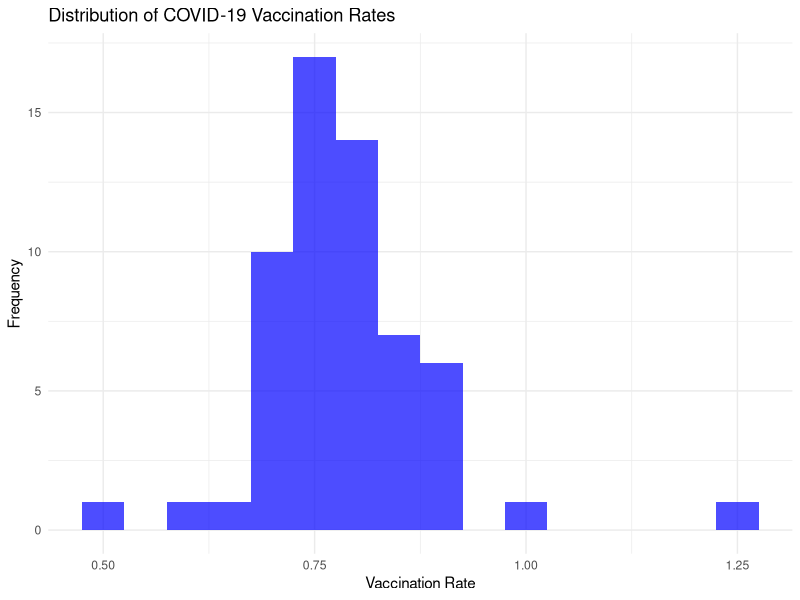
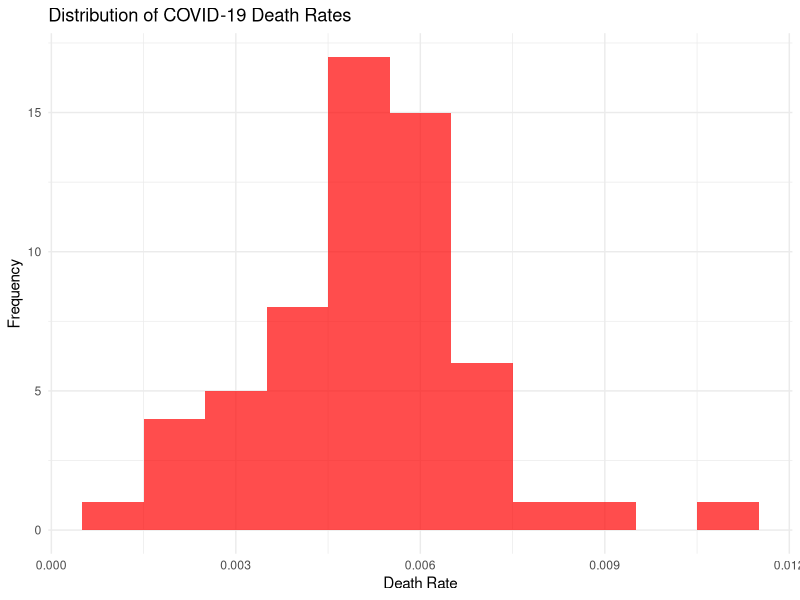
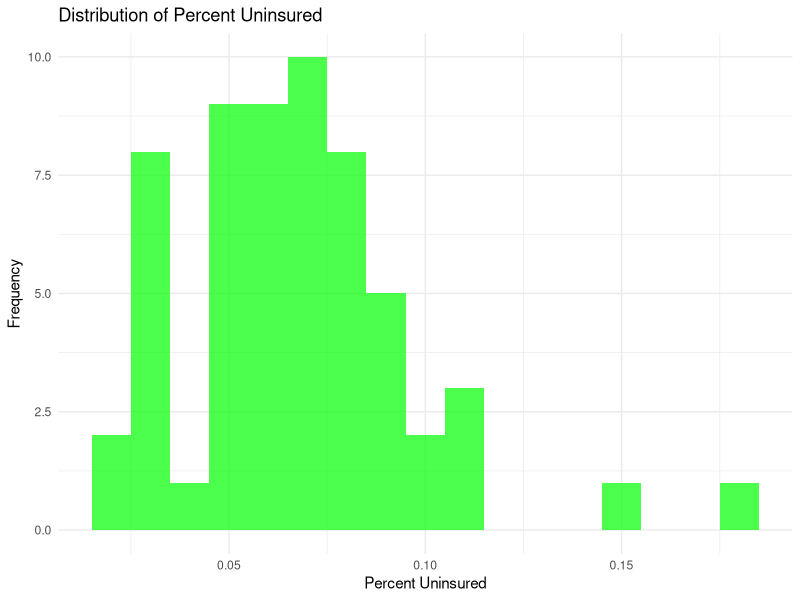
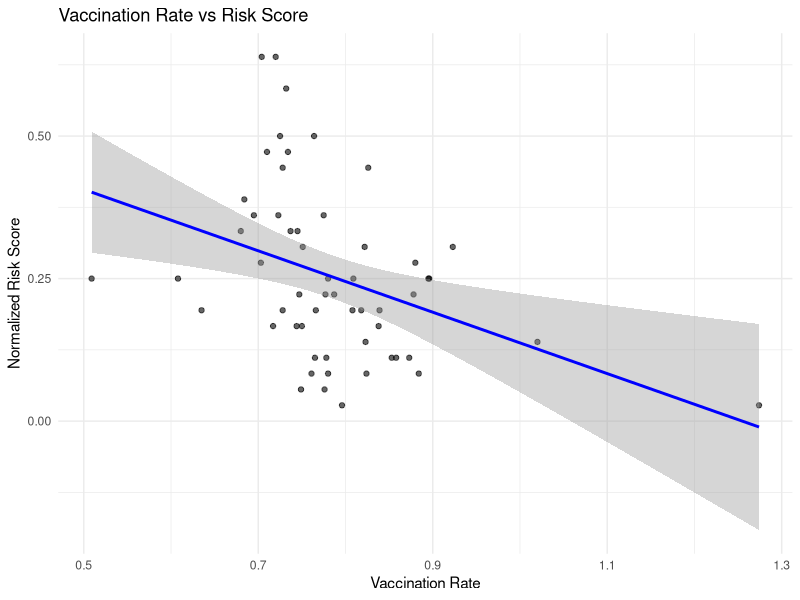
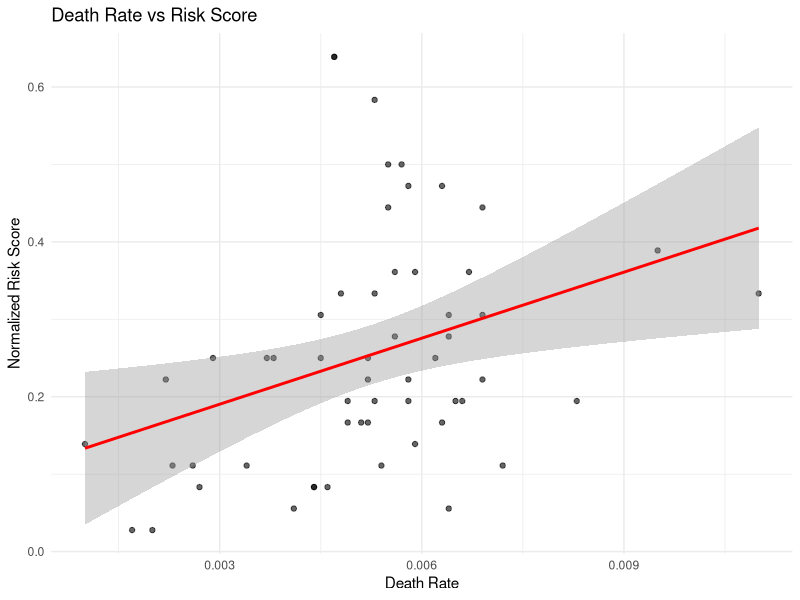
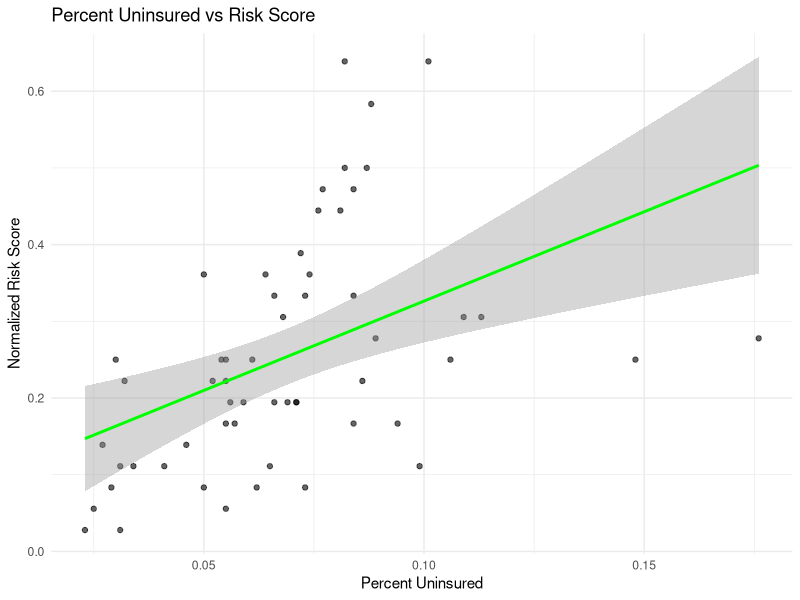
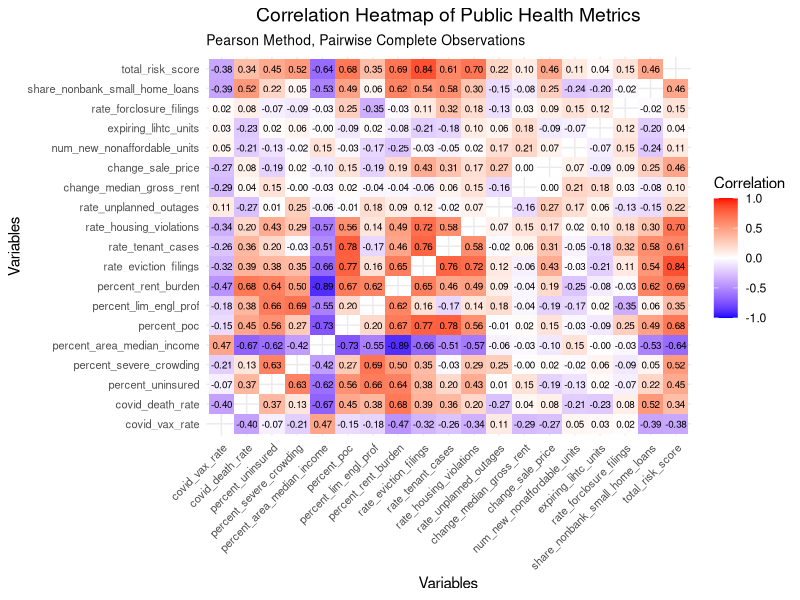
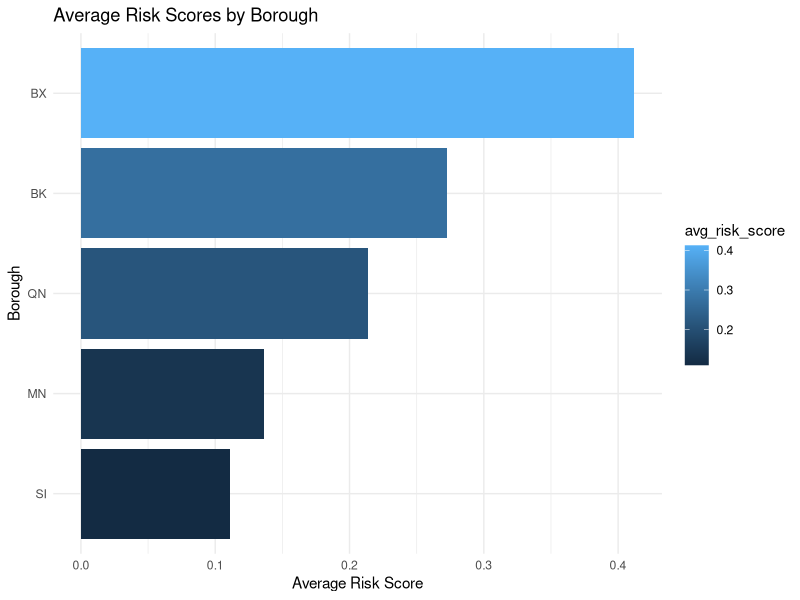

R code for these plots, in order:
## ---- chunk 1
knitr::opts_chunk$set(echo = TRUE)
## ---- chunk 2
# Create 'figures' directory if it doesn't exist
if (!dir.exists("figures")) {
  dir.create("figures")
}
## ---- chunk 3
library(ggplot2)
library(dplyr)
library(readr)

# Load the cleaned dataset
data <- read_csv("data/cleaned_housing_risk_data.csv")

# Normalize the total risk score
data$total_risk_score <- data$total_risk_score / 36

str(data)

## ---- chunk 4
summary_stats <- data %>%
  summarise(
    mean_vax_rate = mean(covid_vax_rate, na.rm = TRUE),
    median_vax_rate = median(covid_vax_rate, na.rm = TRUE),
    var_vax_rate = var(covid_vax_rate, na.rm = TRUE),
    mean_death_rate = mean(covid_death_rate, na.rm = TRUE),
    median_death_rate = median(covid_death_rate, na.rm = TRUE),
    var_death_rate = var(covid_death_rate, na.rm = TRUE),
    mean_uninsured = mean(percent_uninsured, na.rm = TRUE),
    median_uninsured = median(percent_uninsured, na.rm = TRUE),
    var_uninsured = var(percent_uninsured, na.rm = TRUE)
  )
summary_stats

## ---- chunk 5
# COVID-19 Vaccination Rates Distribution
vax_dist <- ggplot(data, aes(x = covid_vax_rate)) +
  geom_histogram(binwidth = 0.05, fill = "blue", alpha = 0.7) +
  theme_minimal() +
  labs(title = "Distribution of COVID-19 Vaccination Rates", x = "Vaccination Rate", y = "Frequency")

# Display plot inline
vax_dist

# save figures
ggsave("figures/PubHealth_OGData/vax_rate_dist.png", plot = vax_dist, width = 8, height = 6)

# COVID-19 Death Rates Distribution
death_dist <- ggplot(data, aes(x = covid_death_rate)) +  # Changed from Pdeath_dist to death_dist
  geom_histogram(binwidth = 0.001, fill = "red", alpha = 0.7) +
  theme_minimal() +
  labs(title = "Distribution of COVID-19 Death Rates", x = "Death Rate", y = "Frequency")

# Display plot inline
death_dist  # Now matches the object name

# save figures
ggsave("figures/PubHealth_OGData/death_rate_dist.png", plot = death_dist, width = 8, height = 6)

# Percent Uninsured Distribution
uninsured_dist <- ggplot(data, aes(x = percent_uninsured)) +
  geom_histogram(binwidth = 0.01, fill = "green", alpha = 0.7) +
  theme_minimal() +
  labs(title = "Distribution of Percent Uninsured", x = "Percent Uninsured", y = "Frequency")

# Display plot inline
uninsured_dist

# save figures
ggsave("figures/PubHealth_OGData/uninsured_dist.png", plot = uninsured_dist, width = 8, height = 6)
## ---- chunk 6
# Inspect column names
colnames(data)

# Vaccination Rate vs. Risk Score
vax_vs_risk <- ggplot(data, aes(x = covid_vax_rate, y = total_risk_score)) +
  geom_point(alpha = 0.6) +
  geom_smooth(method = "lm", col = "blue") +
  theme_minimal() +
  labs(title = "Vaccination Rate vs Risk Score", x = "Vaccination Rate", y = "Normalized Risk Score")

# Display plot inline
vax_vs_risk

# save figures
ggsave("figures/PubHealth_OGData/vax_vs_risk.png", plot = vax_vs_risk, width = 8, height = 6)

# Death Rate vs. Risk Score
death_vs_risk <- ggplot(data, aes(x = covid_death_rate, y = total_risk_score)) +
  geom_point(alpha = 0.6) +
  geom_smooth(method = "lm", col = "red") +
  theme_minimal() +
  labs(title = "Death Rate vs Risk Score", x = "Death Rate", y = "Normalized Risk Score")

# Display plot inline
death_vs_risk

# save figures
ggsave("figures/PubHealth_OGData/death_vs_risk.png", plot = death_vs_risk, width = 8, height = 6)

# Percent Uninsured vs. Risk Score
uninsured_vs_risk <- ggplot(data, aes(x = percent_uninsured, y = total_risk_score)) +
  geom_point(alpha = 0.6) +
  geom_smooth(method = "lm", col = "green") +
  theme_minimal() +
  labs(title = "Percent Uninsured vs Risk Score", x = "Percent Uninsured", y = "Normalized Risk Score")

# Display plot inline
uninsured_vs_risk

# save figures
ggsave("figures/PubHealth_OGData/uninsured_vs_risk.png", plot = uninsured_vs_risk, width = 8, height = 6)
## ---- chunk 7
median_vax_rate <- median(data$covid_vax_rate, na.rm = TRUE)
data$vax_group <- ifelse(data$covid_vax_rate > median_vax_rate, "Above Median", "Below Median")
t_test_vax <- t.test(total_risk_score ~ vax_group, data = data)
t_test_vax

## ---- chunk 8
library(ggplot2)
library(dplyr)

original_colnames <- colnames(data)

# Step 1: Compute correlation matrix and reshape
cor_matrix <- data %>%
  select(where(is.numeric)) %>%
  cor(method = "pearson", use = "pairwise.complete.obs")

cor_data <- as.data.frame(as.table(cor_matrix)) %>%
  rename(Var1 = Var1, Var2 = Var2, Correlation = Freq) %>%
  filter(Var1 != Var2)  # Remove diagonal (self-correlations)

# Debugging: Check the structure and head of `cor_data`
str(cor_data)
head(cor_data)

# Step 2: Filter for correlations > 0.5 (absolute value)
cor_data_filtered <- cor_data %>% filter(abs(Correlation) > 0.5)

# Debugging: Ensure filtered data is not empty
if (nrow(cor_data_filtered) == 0) {
  stop("No correlations exceed the threshold of 0.5.")
}

# Step 3: Create a ggplot heatmap
heatmap <- ggplot(cor_data, aes(x = Var1, y = Var2, fill = Correlation)) +
  geom_tile() +
  geom_text(aes(label = sprintf("%.2f", Correlation)), size = 2.5) + # Ensure two decimals
  scale_fill_gradient2(low = "blue", high = "red", mid = "white", midpoint = 0, limit = c(-1, 1), space = "Lab") +
  theme_minimal() +
  theme(
    axis.text.x = element_text(angle = 45, hjust = 1, size = 8), # Adjust font size and angle
    axis.text.y = element_text(size = 8),
    plot.title = element_text(size = 14, hjust = 0.5),
    plot.subtitle = element_text(size = 10)
  ) +
  labs(
    title = "Correlation Heatmap of Public Health Metrics",
    subtitle = "Pearson Method, Pairwise Complete Observations",
    x = "Variables",
    y = "Variables",
    fill = "Correlation"
  )

# Save the updated plot
ggsave("figures/PubHealth_OGData/consistent_decimal_correlation_heatmap.png", plot = heatmap, width = 10, height = 8)


# Display the heatmap inline
heatmap

## ---- chunk 9
# Inspect column names
colnames(data)

## ---- chunk 10
library(stringr)
library(ggplot2)

# Check if 'district' column exists
if (!"district" %in% colnames(data)) {
  stop("The 'district' column is not found in the dataset.")
}

# Group Data by Borough
borough_comparison <- data %>%
  mutate(borough = str_extract(district, "^[A-Z]+")) %>%
  group_by(borough) %>%
  summarise(
    avg_risk_score = mean(total_risk_score, na.rm = TRUE),
    avg_vax_rate = mean(covid_vax_rate, na.rm = TRUE),
    avg_death_rate = mean(covid_death_rate, na.rm = TRUE),
    avg_uninsured = mean(percent_uninsured, na.rm = TRUE)
  ) %>%
  arrange(desc(avg_risk_score))

# Ensure 'figures' directory exists
if (!dir.exists("figures")) {
  dir.create("figures")
}

# Bar Chart for Average Risk Scores
borough_risk_plot <- ggplot(borough_comparison, aes(x = reorder(borough, avg_risk_score), y = avg_risk_score, fill = avg_risk_score)) +
  geom_bar(stat = "identity") +
  theme_minimal() +
  labs(title = "Average Risk Scores by Borough", x = "Borough", y = "Average Risk Score") +
  coord_flip()

# Save the plot
ggsave("figures/PubHealth_OGData/borough_risk_scores.png", plot = borough_risk_plot, width = 8, height = 6)

# Display the plot inline
borough_risk_plot

# Additional Visualizations: Vaccination Rate by Borough
borough_vax_plot <- ggplot(borough_comparison, aes(x = reorder(borough, avg_vax_rate), y = avg_vax_rate, fill = avg_vax_rate)) +
  geom_bar(stat = "identity") +
  theme_minimal() +
  labs(title = "Average Vaccination Rates by Borough", x = "Borough", y = "Average Vaccination Rate") +
  coord_flip()

# Save the vaccination rate plot
ggsave("figures/PubHealth_OGData/borough_vaccination_rates.png", plot = borough_vax_plot, width = 8, height = 6)

# Display plot inline
borough_vax_plot

# Additional Visualizations: Death Rate by Borough
borough_death_plot <- ggplot(borough_comparison, aes(x = reorder(borough, avg_death_rate), y = avg_death_rate, fill = avg_death_rate)) +
  geom_bar(stat = "identity") +
  theme_minimal() +
  labs(title = "Average Death Rates by Borough", x = "Borough", y = "Average Death Rate") +
  coord_flip()

# Save the death rate plot
ggsave("figures/PubHealth_OGData/borough_death_rates.png", plot = borough_death_plot, width = 8, height = 6)

# Display plot inline
borough_death_plot

# Additional Visualizations: Uninsured Percent by Borough
borough_uninsured_plot <- ggplot(borough_comparison, aes(x = reorder(borough, avg_uninsured), y = avg_uninsured, fill = avg_uninsured)) +
  geom_bar(stat = "identity") +
  theme_minimal() +
  labs(title = "Average Uninsured Percent by Borough", x = "Borough", y = "Average Uninsured Percent") +
  coord_flip()

# Save the uninsured percent plot
ggsave("figures/PubHealth_OGData/borough_uninsured_percent.png", plot = borough_uninsured_plot, width = 8, height = 6)

# Display plot inline
borough_uninsured_plot

## ---- chunk 11
data$uninsured_group <- cut(data$percent_uninsured, breaks = 3, labels = c("Low", "Medium", "High"))
anova_uninsured <- aov(total_risk_score ~ uninsured_group, data = data)
summary(anova_uninsured)

